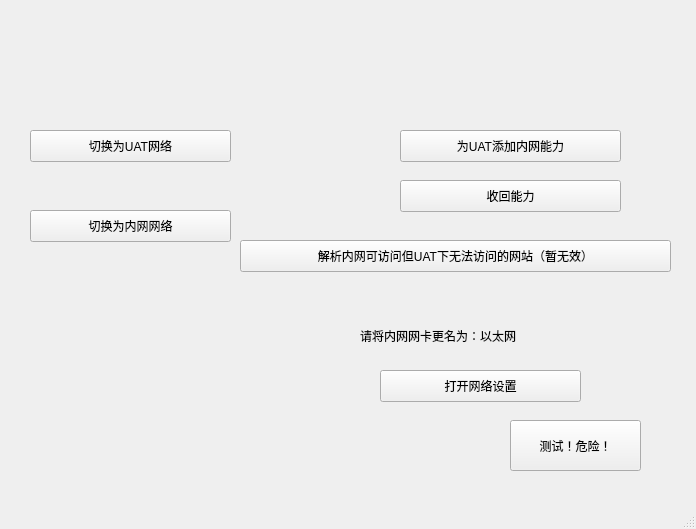
<?xml version="1.0" encoding="UTF-8"?>
<ui version="4.0">
 <class>MainWindow</class>
 <widget class="QMainWindow" name="MainWindow">
  <property name="geometry">
   <rect>
    <x>0</x>
    <y>0</y>
    <width>696</width>
    <height>529</height>
   </rect>
  </property>
  <property name="windowTitle">
   <string>MainWindow</string>
  </property>
  <widget class="QWidget" name="centralwidget">
   <widget class="QPushButton" name="btnAdd">
    <property name="geometry">
     <rect>
      <x>400</x>
      <y>130</y>
      <width>221</width>
      <height>32</height>
     </rect>
    </property>
    <property name="text">
     <string>为UAT添加内网能力</string>
    </property>
   </widget>
   <widget class="QPushButton" name="btnMod">
    <property name="geometry">
     <rect>
      <x>400</x>
      <y>180</y>
      <width>221</width>
      <height>32</height>
     </rect>
    </property>
    <property name="text">
     <string>收回能力</string>
    </property>
   </widget>
   <widget class="QPushButton" name="btnDel">
    <property name="geometry">
     <rect>
      <x>380</x>
      <y>370</y>
      <width>201</width>
      <height>32</height>
     </rect>
    </property>
    <property name="text">
     <string>打开网络设置</string>
    </property>
   </widget>
   <widget class="QPushButton" name="btnUAT">
    <property name="geometry">
     <rect>
      <x>30</x>
      <y>130</y>
      <width>201</width>
      <height>32</height>
     </rect>
    </property>
    <property name="text">
     <string>切换为UAT网络</string>
    </property>
   </widget>
   <widget class="QPushButton" name="btnWork">
    <property name="geometry">
     <rect>
      <x>30</x>
      <y>210</y>
      <width>201</width>
      <height>32</height>
     </rect>
    </property>
    <property name="text">
     <string>切换为内网网络</string>
    </property>
   </widget>
   <widget class="QLabel" name="label">
    <property name="geometry">
     <rect>
      <x>360</x>
      <y>300</y>
      <width>271</width>
      <height>71</height>
     </rect>
    </property>
    <property name="text">
     <string>请将内网网卡更名为：以太网</string>
    </property>
   </widget>
   <widget class="QPushButton" name="btnFix">
    <property name="geometry">
     <rect>
      <x>240</x>
      <y>240</y>
      <width>431</width>
      <height>32</height>
     </rect>
    </property>
    <property name="text">
     <string>解析内网可访问但UAT下无法访问的网站（暂无效）</string>
    </property>
   </widget>
   <widget class="QPushButton" name="btnTest">
    <property name="geometry">
     <rect>
      <x>510</x>
      <y>420</y>
      <width>131</width>
      <height>51</height>
     </rect>
    </property>
    <property name="text">
     <string>测试！危险！</string>
    </property>
   </widget>
  </widget>
  <widget class="QMenuBar" name="menubar">
   <property name="geometry">
    <rect>
     <x>0</x>
     <y>0</y>
     <width>696</width>
     <height>30</height>
    </rect>
   </property>
  </widget>
  <widget class="QStatusBar" name="statusbar"/>
 </widget>
 <resources/>
 <connections/>
</ui>
